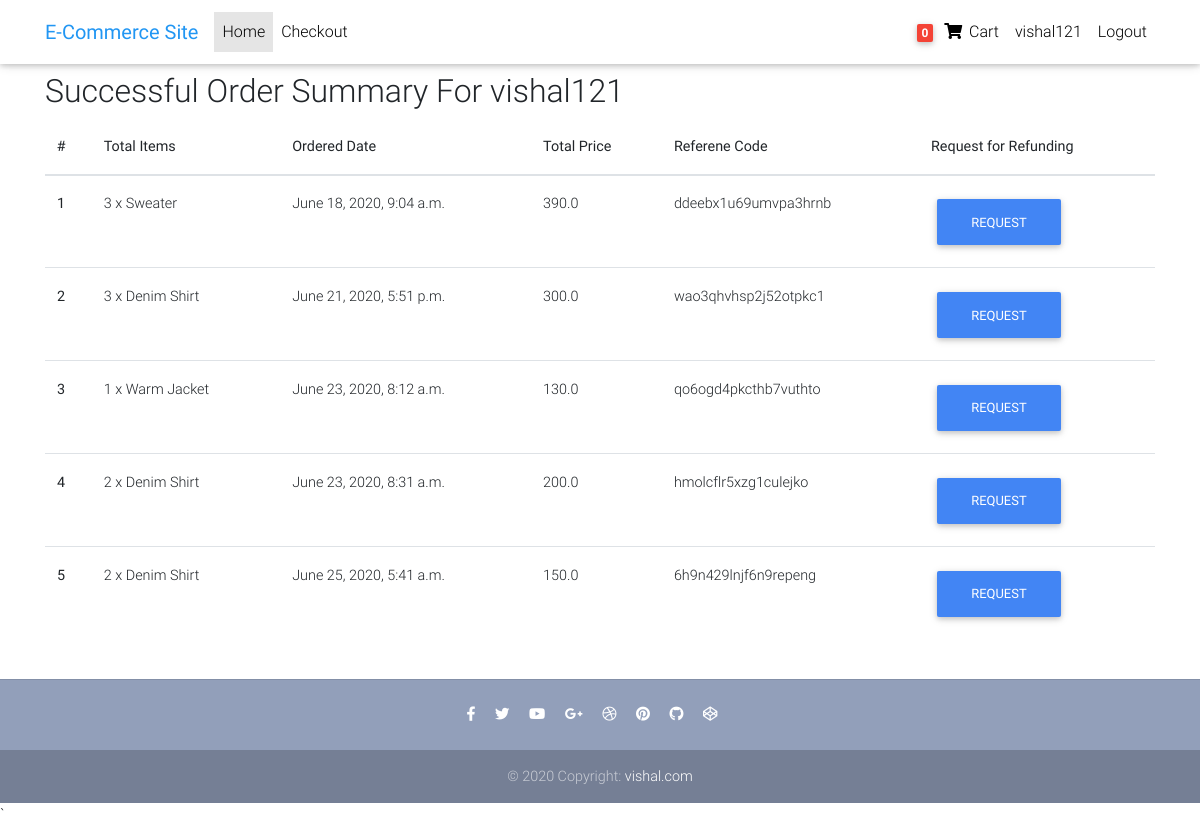
Screenshot of /profile/ (signed in) with the database file from the repository.
### core/models.py (models this page shows, shortened)
class Order(models.Model):
    user = models.ForeignKey(User, on_delete=models.CASCADE)
    ref_code = models.CharField(max_length=20, blank=True, null=True)
    ordered = models.BooleanField(default=False)
    items = models.ManyToManyField(OrderItem)
    start_date = models.DateTimeField(auto_now_add=True)
    ordered_date = models.DateTimeField()
    billing_address = models.ForeignKey(
        'Address', related_name='billing_address', on_delete=models.SET_NULL, blank=True, null=True)
    shipping_address = models.ForeignKey(
        'Address', related_name='shipping_address', on_delete=models.SET_NULL, blank=True, null=True)
    payment = models.ForeignKey(
        'Payment', on_delete=models.SET_NULL, blank=True, null=True)
    coupon = models.ForeignKey(
        'Coupon', on_delete=models.SET_NULL, blank=True, null=True)
    being_received = models.BooleanField(default=False)
    received = models.BooleanField(default=False)
    refund_requested = models.BooleanField(default=False)
    refund_granted = models.BooleanField(default=False)
    '''
    add comment

    '''
    def get_total(self):
        total = 0
        for order_item in self.items.all():
            total += order_item.get_final_price()
        if self.coupon:
            total -= self.coupon.amount
        return total

class OrderItem(models.Model):
    user = models.ForeignKey(User, on_delete=models.CASCADE)
    item = models.ForeignKey(Item, on_delete=models.CASCADE)
    quantity = models.IntegerField(default=1)
    ordered = models.BooleanField(default=False)
    def get_total_item_price(self):
        return self.quantity * self.item.price
    def get_total_discount_item_price(self):
        return self.quantity * self.item.discount_price
    def get_final_price(self):
        if self.item.discount_price:
            return self.get_total_discount_item_price()
        return self.get_total_item_price()

class Item(models.Model):
    title = models.CharField(max_length=100)
    price = models.FloatField()
    discount_price = models.FloatField(blank=True, null=True)
    category = models.CharField(choices=CATEGORY_CHOICES, max_length=2)
    label = models.CharField(choices=LABEL_CHOICES, max_length=1)
    availabily = models.CharField(
        choices=AVAILABILITY_PRODUCT, max_length=1, blank=True, null=True)
    slug = models.SlugField(blank=True, null=True)
    description = models.TextField()
    image = models.ImageField()
    def __str__(self):
        return self.title

class Coupon(models.Model):
    code = models.CharField(max_length=15)
    amount = models.FloatField()

### core/views.py (the view)
# urls.py: path('profile/', ProfileView.as_view(), name='profile'),
class ProfileView(View):
    def get(self, *args, **kwargs):
        orders = Order.objects.filter(
            user=self.request.user, ordered=True)
        context = {
            "orders": orders,
        }
        return render(self.request, "profilepage.html", context)

### core/templatetags/cart_template_tags.py (called while the page is built)
@register.filter
def cart_item_count(user):
    if user.is_authenticated:
        qs = Order.objects.filter(user=user, ordered=False)
        if qs.exists():
            return qs[0].items.count()
    return 0

### templates/profilepage.html (shortened to what this page needs)
{% extends "base.html" %}
{% block content %}
  <main>
    <div class="container">
    <div class="table-responsive text-nowrap">
    <h2>Successful Order Summary For {{ request.user }}</h2>
    <table class="table">
        <thead>
        <tr>
            <th scope="col">#</th>
            <th scope="col">Total Items </th>
            <th scope="col">Ordered Date </th>
            <th scope="col">Total Price</th>
            <th scope="col">Referene Code</th>
            <th scope="col"> Request for Refunding </th>
        </tr>
        </thead>
        <tbody>
        {% for order in orders %}
        <tr>
            <th scope="row">{{ forloop.counter }}</th>
            <td>
                    {% for orderitem in order.items.all %}
                     {{ orderitem.quantity }} x {{ orderitem.item }}&nbsp;
                    {% endfor %}
            </td>
            <td>
                {{ order.ordered_date }}
            </td>
            <td>{{ order.get_total }}</td>
            <td>{{ order.ref_code }}</td>
            <td>
                {% if order.refund_requested == False  and order.refund_granted == False %}
                <a href="{% url 'request-refund' order.ref_code %}">
                <button class="btn btn-primary"> Request </button>
            </a>
            {% endif %}
                </td>
        </tr>
        {% endfor %}
        </tbody>
    </table>
    </div>
    </div>
  </main>
{% endblock content %}

### templates/menubar.html (shortened to what this page needs)
{% load cart_template_tags %}
  <nav class="navbar fixed-top navbar-expand-lg navbar-light white scrolling-navbar">
    <div class="container">
      <a class="navbar-brand waves-effect" href="{% url 'home' %}" >
        <strong class="blue-text">E-Commerce Site</strong>
      </a>
      <div class="collapse navbar-collapse" id="navbarSupportedContent">
        <ul class="navbar-nav mr-auto">
           <li class="nav-item active">
            <a class="nav-link waves-effect" href="/">Home
            </a>
          </li>
          <li class="nav-item">
            <a class="nav-link waves-effect" href="/checkout">
            Checkout</a>
          </li>
        </ul>
        <ul class="navbar-nav nav-flex-icons">
          {% if request.user.is_authenticated %}
          <li class="nav-item">
            <a href="{% url 'order-summary' %}" class="nav-link waves-effect">
              <span class="badge red z-depth-1 mr-1"> {{ request.user | cart_item_count }}  </span>
              <i class="fas fa-shopping-cart"></i>
              <span class="clearfix d-none d-sm-inline-block"> Cart </span>
            </a>
          </li>
          <li class="nav-item">
            <a class="nav-link waves-effect" href="{% url 'profile'  %}">
              <span class="clearfix d-none d-sm-inline-block"> {{ request.user }} </span>
            </a>
          </li>
          <li class="nav-item">
            <a class="nav-link waves-effect" href="{% url 'account_logout' %}">
              <span class="clearfix d-none d-sm-inline-block"> Logout </span>
            </a>
          </li>
          {% endif %}
        </ul>
      </div>
    </div>
  </nav>

### templates/base.html (style rules this page uses)
html, body, header, .carousel { height: 60vh; }

### rows the page displays
Order: ordered_date "June 18, 2020, 9:04 a.m.", get_total "390.0", ref_code "ddeebx1u69umvpa3hrnb", refund_requested "REQUEST"
OrderItem: quantity "3", item "Sweater"
Order: ordered_date "June 21, 2020, 5:51 p.m.", get_total "300.0", ref_code "wao3qhvhsp2j52otpkc1", refund_requested "REQUEST"
OrderItem: quantity "3", item "Denim Shirt"
Order: ordered_date "June 23, 2020, 8:12 a.m.", get_total "130.0", ref_code "qo6ogd4pkcthb7vuthto", refund_requested "REQUEST"
OrderItem: quantity "1", item "Warm Jacket"
Order: ordered_date "June 23, 2020, 8:31 a.m.", get_total "200.0", ref_code "hmolcflr5xzg1culejko", refund_requested "REQUEST"
OrderItem: quantity "2", item "Denim Shirt"
Order: ordered_date "June 25, 2020, 5:41 a.m.", get_total "150.0", ref_code "6h9n429lnjf6n9repeng", refund_requested "REQUEST"
OrderItem: quantity "2", item "Denim Shirt"

### other values shown
{{ request.user | cart_item_count }} "0"
{{ request.user }} "vishal121"
